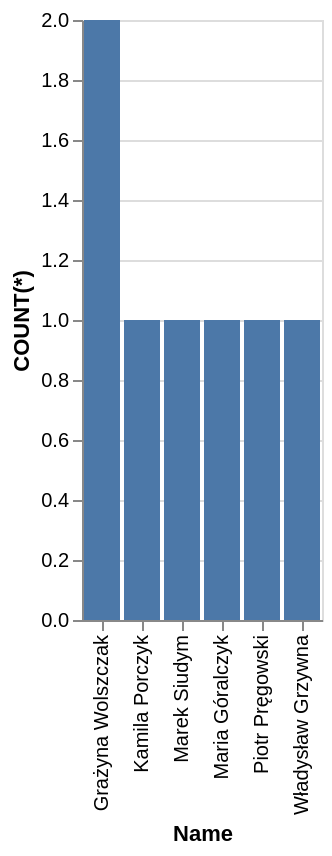

Write a Vega-Lite specification for this figure.
### Vega-Lite specification from a JSON file in a GitHub repository (floating-point values rounded to 4 significant figures)
{"data": {"values": [{"x_data": "Grażyna Wolszczak", "y_data": 2}, {"x_data": "Kamila Porczyk", "y_data": 1}, {"x_data": "Marek Siudym", "y_data": 1}, {"x_data": "Maria Góralczyk", "y_data": 1}, {"x_data": "Piotr Pręgowski", "y_data": 1}, {"x_data": "Władysław Grzywna", "y_data": 1}]}, "mark": "bar", "encoding": {"x": {"field": "x_data", "type": "nominal", "title": "Name", "sort": "ascending"}, "y": {"field": "y_data", "type": "quantitative", "title": "COUNT(*)"}}}
